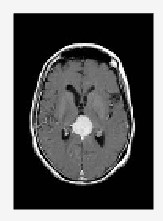
%> input picture brain_mri.jpg, 163 x 221 px
$ octave sourcecode.m   (GNU Octave 9; MATLAB toolbox functions it lacks are replaced by stand-ins)
%> lines starting %> are read from the running program, lines starting %| are printed output that depends on the picture; in (x1, y1, x2, y2) boxes, pixels count from 0 and x2, y2 are one past the last pixel; in counts of white or black regions, pixels touching at a corner belong together; the program's own positions count from 1
img=imread('brain_mri.jpg');
%> img is the input picture: size 221x163x3 uint8; min 0, max 255, mean 94.4
bw=im2bw(img,0.7);
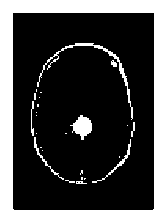
%> bw: size 221x163 logical; 26.2% white; 26 white regions (17 under 20 px), largest, box (x1, y1, x2, y2) and area: (0, 0, 163, 221) 8248, (37, 43, 133, 120) 435, (70, 115, 92, 140) 311
label=bwlabel(bw);
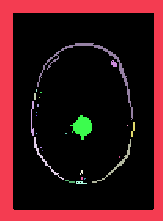
%> label: size 221x163 double; 27 distinct labels, from 0 to 26; one colour per label, 0 black
stats=regionprops(label,'Solidity','Area');
%> stats = 26 regions; largest, Area and Solidity: 8248 0.229, 435 0.0916, 311 0.825, 133 0.268, 110 0.321
density=[stats.Solidity];
%> density = 26 values, max 1 at index 3, min 0.0916 at index 9, mean 0.813
area=[stats.Area];
%> area = 26 values, max 8248 at index 1, min 1 at index 6, mean 363.3
high_dense_area=density>0.5;
%> high_dense_area = 26 logical values, 22 true
max_area=max(area(high_dense_area));
%> max_area = 311
tumor_label=find(area==max_area);
%> tumor_label = 17
tumor=ismember(label,tumor_label);
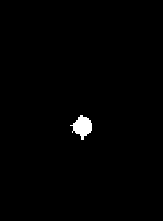
%> tumor: size 221x163 logical; 0.86% white; 1 white region, box (x1, y1, x2, y2) and area: (70, 115, 92, 140) 311
se=strel('square',5);
tumor=imdilate(tumor,se);
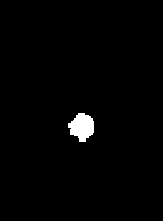
%> tumor: size 221x163 logical; 1.5% white; 1 white region, box (x1, y1, x2, y2) and area: (68, 113, 94, 142) 523
figure(2);
subplot(1,3,1);
imshow(img,[]);
title('Brain');
subplot(1,3,2);
imshow(tumor,[]);
title('Tumor Alone');
[B,L]=bwboundaries(tumor,'noholes');
%> B = 1 boundary; box (x1, y1, x2, y2) and points: (68, 113, 94, 142) 91
subplot(1,3,3);
imshow(img,[]);
hold on
for i=1:length(B)
    plot(B{i}(:,2),B{i}(:,1), 'y' ,'linewidth',1.45);
end
%> this loop made 1 pass
title('Detected Tumor');
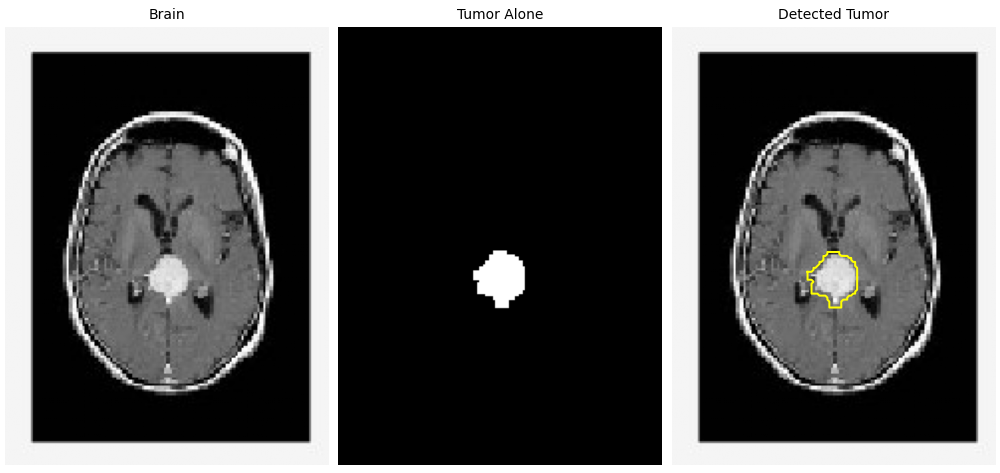
%> figure redrawn from the program's plot data, 3 panels
